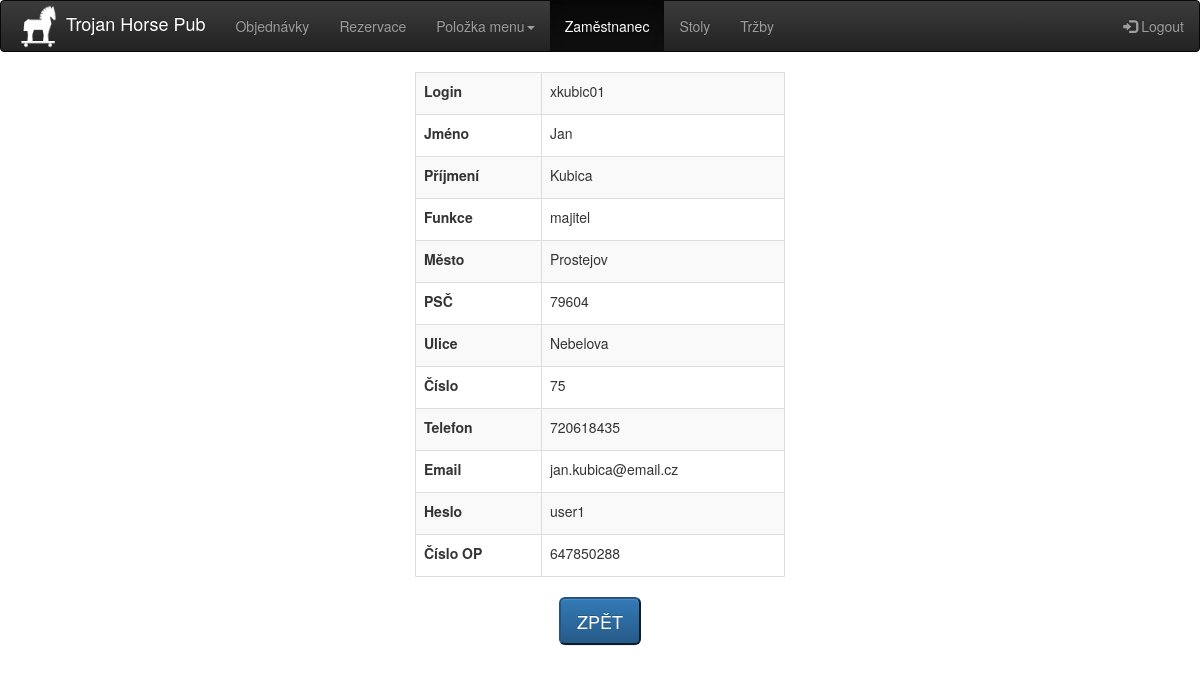
Screenshot of /user_show.php?id=1 (signed in) with the database file from the repository.
### tables this page shows
CREATE TABLE `zamestnanec` (
  `id_zamestnanec` int(11) NOT NULL,
  `jmeno` varchar(20) NOT NULL,
  `prijmeni` varchar(30) NOT NULL,
  `login` varchar(30) NOT NULL,
  `heslo` varchar(30) NOT NULL,
  `cislo_op` varchar(9) NOT NULL,
  `telefon` varchar(10) DEFAULT NULL,
  `email` varchar(30) DEFAULT NULL,
  `ulice` varchar(30) NOT NULL,
  `cislo_popisne` int(11) NOT NULL,
  `mesto` varchar(25) NOT NULL,
  `psc` varchar(11) NOT NULL,
  `rola` enum('cisnik','kuchar','provozni','majitel') NOT NULL,
  `hide_zam` int(11) NOT NULL DEFAULT '0'
);

### user_show.php (the view, shortened to what this page needs)
<?php
include_once "header.php";
$id = $_GET['id'];
?>
<div class="col-md-4 center-block">
<table class="table table-bordered table-striped table-hover">
	<tbody>
		<?php
			$db = connect_to_serv();
			$query = "SELECT * FROM zamestnanec WHERE id_zamestnanec='$id'";
			if ($result = mysqli_query($db, $query)) {
				while ($row = mysqli_fetch_assoc($result)){
					echo '<tr>';
					echo "<td><label>Login</label></td>";
					echo "<td>".htmlspecialchars($row['login'])."</td>";
					echo '</tr>';
					echo '<tr>';
					echo "<td><label>Jméno</label></td>";
					echo "<td>".htmlspecialchars($row['jmeno'])."</td>";
					echo '</tr>';
					echo '<tr>';
					echo "<td><label>Příjmení</label></td>";
					echo "<td>".htmlspecialchars($row['prijmeni'])."</td>";
					echo '</tr>';
					echo "<td><label>Funkce</label></td>";
					echo "<td>".htmlspecialchars($row['rola'])."</td>";
					echo "<td><label>Město</label></td>";
					echo "<td>".htmlspecialchars($row['mesto'])."</td>";
					echo "<td><label>PSČ</label></td>";
					echo "<td>".htmlspecialchars($row['psc'])."</td>";
					echo "<td><label>Ulice</label></td>";
					echo "<td>".htmlspecialchars($row['ulice'])."</td>";
					echo "<td><label>Číslo</label></td>";
					echo "<td>".htmlspecialchars($row['cislo_popisne'])."</td>";
					echo "<td><label>Telefon</label></td>";
					echo "<td>".htmlspecialchars($row['telefon'])."</td>";
					echo "<td><label>Email</label></td>";
					echo "<td>".htmlspecialchars($row['email'])."</td>";
					echo "<td><label>Heslo</label></td>";
					echo "<td>".htmlspecialchars($row['heslo'])."</td>";
					echo "<td><label>Číslo OP</label></td>";
					echo "<td>".htmlspecialchars($row['cislo_op'])."</td>";
				}
			}
		?>
	</tbody>
</table>
<button type='button' class='btn-lg btn-primary center-block' onclick="window.location.href = '/user_list.php'">ZPĚT</button>
</div>
<?php
include_once "footer.php";
?>

### header.php (style rules this page uses)
.center-block { float:none }

### rows the page displays
zamestnanec: login "xkubic01", jmeno "Jan", prijmeni "Kubica", rola "majitel", mesto "Prostejov", psc "79604", ulice "Nebelova", cislo_popisne "75", telefon "720618435", email "jan.kubica@email.cz", heslo "user1", cislo_op "647850288"
